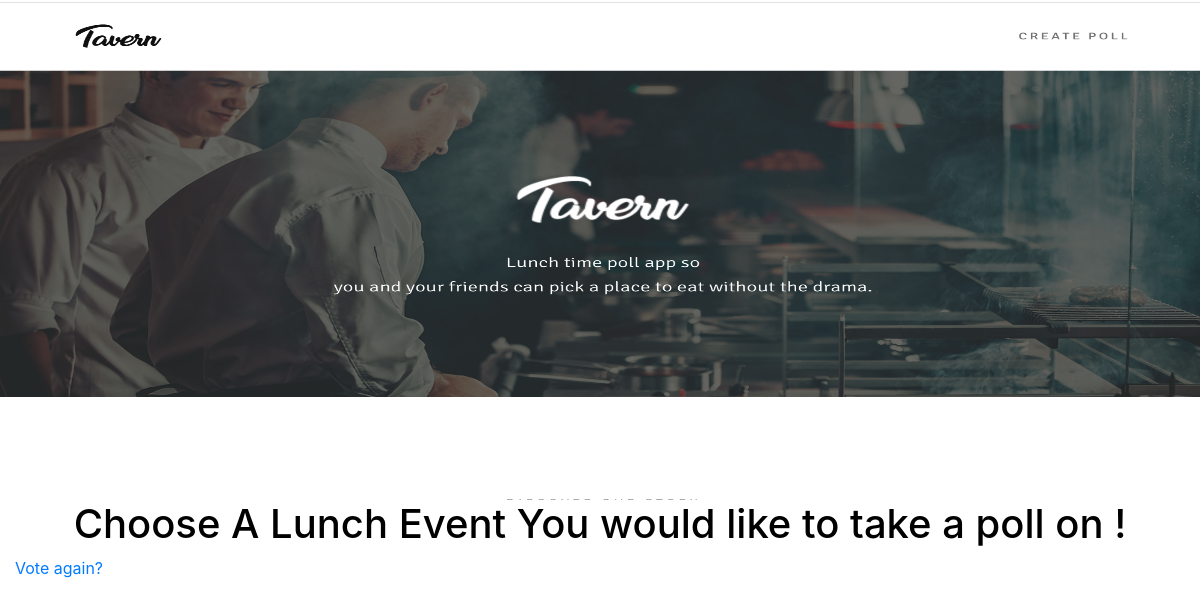
Page /2/results/ on the earlier database version.
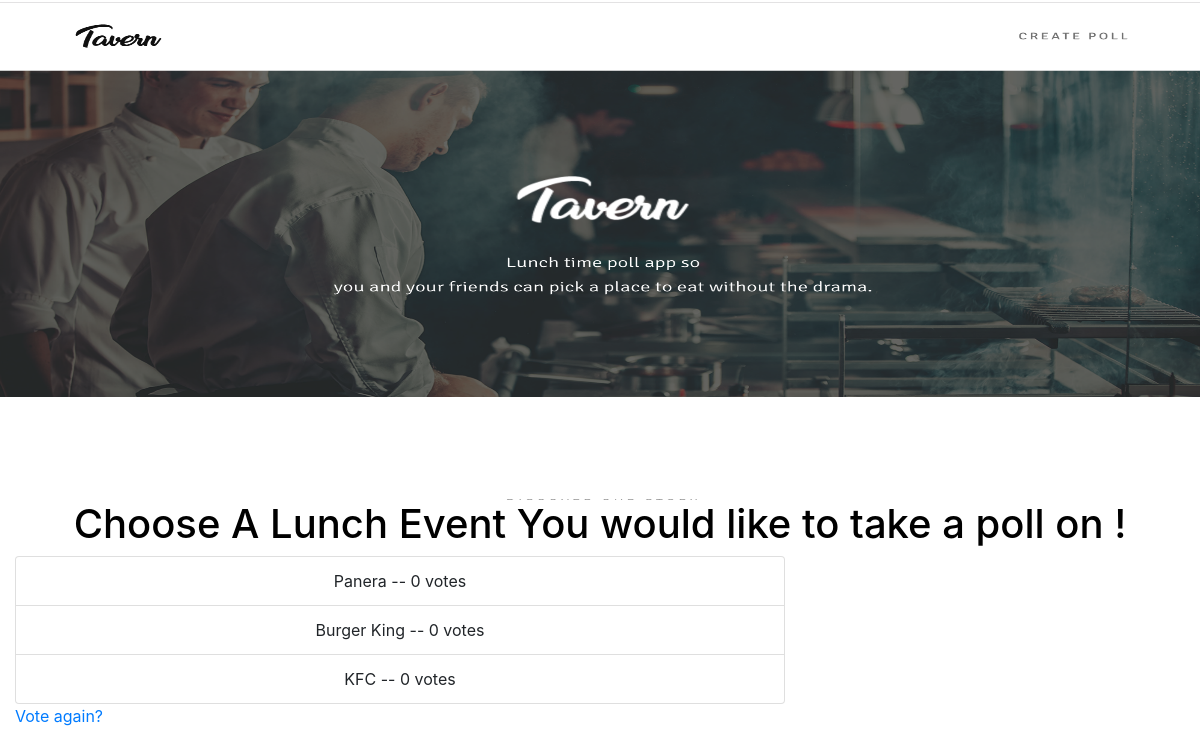
Same page on the later database version.
### tavern/models.py (models this page shows, shortened)
class Location(models.Model):
    lunch = models.ForeignKey('Lunch', on_delete=models.CASCADE)
    suggested_locations = models.CharField(max_length=100,  null=True)
    votes = models.IntegerField(default=0)

### tavern/views.py (the view)
# urls.py: path('<int:pk>/results/', views.Results.as_view(), name='results'),
class Results(TemplateView):
    template_name = "results.html"
    def get_context_data(self, **kwargs):
        lunch_pk = self.kwargs.get('pk')
        lunch = Lunch.objects.get(pk=lunch_pk)
        context = {
                'lunch': lunch
        }
        return context

### tavern/templates/results.html
{% extends 'base.html' %}
{% block content %}
    <div class="col-md-8">
        <ul class="list-group">
            {% for location in lunch.location_set.all %}
                <li class="list-group-item">{{ location.suggested_locations }} -- {{ location.votes }} vote{{ location.votes|pluralize }}</li>
            {% endfor %}
        </ul>
    </div>
    <div class="col-md-4">
        <a href="{% url 'tavern:detail' lunch.id %}">Vote again?</a>
    </div>
{% endblock %}

Differences in the rows shown:
added Location: suggested_locations "Panera", votes "0"
added Location: suggested_locations "Burger King", votes "0"
added Location: suggested_locations "KFC", votes "0"
